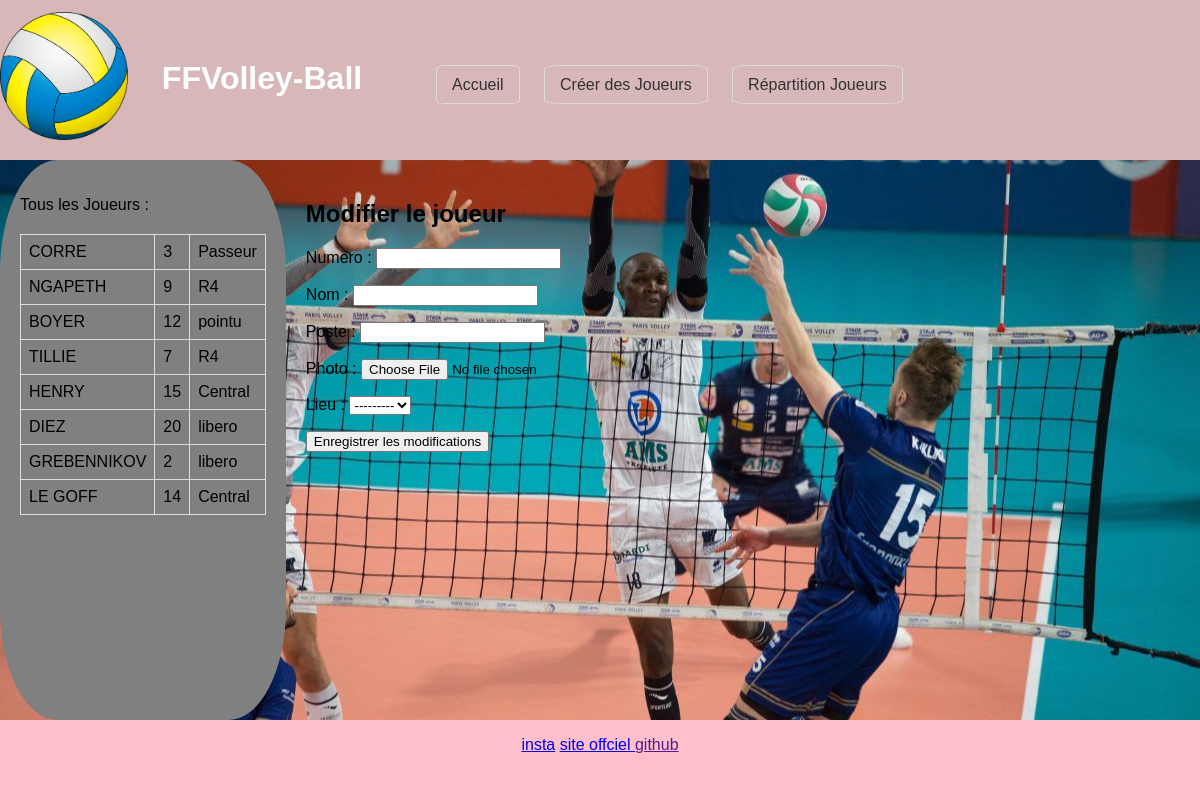
The page /modifier_joueur/ on the database its author committed.
### blog/models.py (models this page shows, shortened)
class Joueur(models.Model):
    numero= models.CharField(max_length=100, primary_key=True) #numero de maillot unique
    nom = models.CharField(max_length=50)
    poste = models.CharField(max_length=20)
    photo = models.ImageField(upload_to='photos/', null=True, blank=True)
    lieu = models.ForeignKey(Equipement, on_delete=models.CASCADE)

### blog/views.py (the view)
# urls.py: path('modifier_joueur/', views.modif_joueur, name='modif_joueur'),
def modif_joueur(request):
    joueurs= Joueur.objects.all()
    equips = Equipement.objects.all()
    if request.method == 'POST':
        form = createplayer(request.POST)
        if form.is_valid():
            form.save()
            return redirect('http://127.0.0.1:8000')  # Redirigez vers la page d'accueil ou une autre page après la modification
        else :
            print('erreur',form.errors)
    else:
        form = createplayer()
    return render(request, 'blog/modifier_joueur.html', {'joueurs':joueurs, 'equips':equips,'form': form,})

### blog/form.py
class createplayer(forms.ModelForm):
    class Meta:
        model = Joueur
        fields = ['numero','nom','poste','photo','lieu']

### blog/models.py (called while the page is built)
    def __str__(self):
        return self.id_equip

### blog/templates/blog/modifier_joueur.html (shortened to what this page needs)
{% extends 'blog/base.html' %}
{% load static %}
{% block content %}
    <h2>Modifier le joueur {{ joueur.nom }}</h2>
    <form method="post" enctype="multipart/form-data">
        {{ form.as_p }}
        <button type="submit">Enregistrer les modifications</button>
    </form>
{% endblock %}

### blog/templates/blog/base.html (shortened to what this page needs)
{% load static %}
<html>
    <head>
        <link rel="stylesheet" href="{% static 'css/style.css' %}">
    </head>
    <body>
        <header>
            <img class = "logo" src="{{ MEDIA_URL }}deco/ballon.png"/>
            <h1 class = "title">FFVolley-Ball</h1>
            <nav>
                <ul>
                    <li><a href="{% url 'base' %}">Accueil</a></li>
                    <li><a href="{% url 'modif_joueur' %}">Créer des Joueurs</a></li>
                    <li><a href="{%url 'post_list'%}">Répartition Joueurs</a></li>
                </ul>
            </nav>
        </header>
        <main>
            <aside>
                <p> Tous les Joueurs :</p>
                <table>
                    {% for j in joueurs %}
                    <tr>
                        <td>{{ j.nom }}</td>
                        <td>{{j.numero}}</td>
                        <td>{{j.poste}}</td>
                    </tr>
                    {% endfor %}
                </table>
            </aside>
            <div class="content">
                {% block content %}{% endblock %}
                </div>
        </main>
        <footer>
            <a href="https://www.instagram.com/ffvolley/" target ="_blank">insta</a>
            <a href="http://ffvb.org" target = "_blank">site offciel </a>
            <a href="">github</a>
        </footer>
    </body>
</html>

### static/css/style.css (style rules this page uses)
body { font-family: Arial, sans-serif; margin: 0; padding: 0; display: flex; flex-direction: column; }
header { display : flex; flex-direction: row; height : 20vh; background-color: #d7b7b7; color: #fff; }
.logo { margin-top: 1%; height : 80%; }
.title { margin-top: 5%; flex : 1; text-align: center; }
nav { margin-top: 5%; flex : 3; }
header ul { list-style: none; }
header li { display: inline; }
header li a { padding: 10px 15px; text-decoration: none; border: 1px solid #ddd; border-radius: 10%; color: #333; transition: background-color 0.3s ease; margin-right: 20px; }
main { background-image: url('blog/static/css/imagescss/bg.jpg'); background-size: cover; background-position: center; height : 70vh; display: flex; flex-direction:row; }
aside { border-radius: 20%; flex: 1; background-color: grey; padding: 20px; left : 0; }
.content { flex: 4; padding: 20px; }
footer { background-color: pink; color: #fff; text-align: center; width: 100%; height : 10vh; }
table { width: 100%; border-collapse: collapse; margin-top: 20px; }
th, td { border: 1px solid #ddd; padding: 8px; text-align: left; }

### rows shown on the page
Joueur: nom "CORRE", numero "3", poste "Passeur"
Joueur: nom "NGAPETH", numero "9", poste "R4"
Joueur: nom "BOYER", numero "12", poste "pointu"
Joueur: nom "TILLIE", numero "7", poste "R4"
Joueur: nom "HENRY", numero "15", poste "Central"
Joueur: nom "DIEZ", numero "20", poste "libero"
Joueur: nom "GREBENNIKOV", numero "2", poste "libero"
Joueur: nom "LE GOFF", numero "14", poste "Central"
